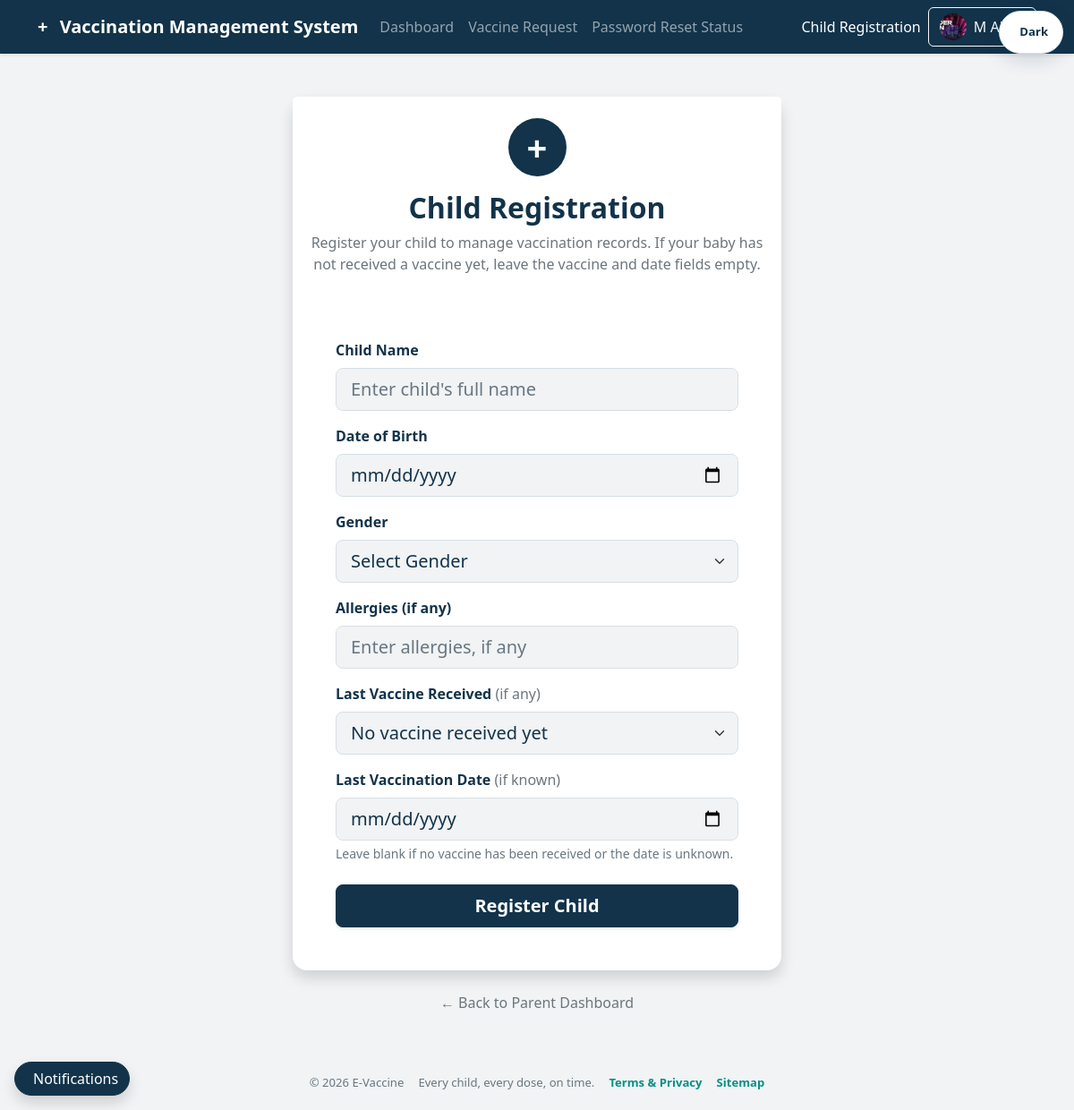
The page /parents/child.php (signed in) on the database its author committed.
### tables this page shows
CREATE TABLE `parents` (
  `id` int(11) NOT NULL,
  `name` varchar(100) NOT NULL,
  `Relation_with_child` varchar(50) NOT NULL,
  `Phone_no` varchar(15) NOT NULL,
  `email` varchar(100) NOT NULL,
  `CNIC` varchar(13) NOT NULL,
  `Hashed_password` varchar(255) NOT NULL,
  `City` varchar(50) NOT NULL,
  `address` text NOT NULL,
  `created_at` timestamp NOT NULL DEFAULT current_timestamp(),
  `profile_image` varchar(255) DEFAULT NULL
);

### config.php (called while the page is built, shortened)
<?php
function e($value) {
    return htmlspecialchars((string)$value, ENT_QUOTES, 'UTF-8');
}
?>

### includes/parent-auth.php (called while the page is built, shortened)
<?php
require_once __DIR__ . '/../config.php';
$parentId = (int)$_SESSION['user_id']['id'];
$parentResult = mysqli_query(
    $connect,
    "SELECT id, name, email, profile_image FROM parents WHERE id = $parentId LIMIT 1"
);
$parentProfile = mysqli_fetch_assoc($parentResult);
$parentName = (string)$parentProfile['name'];
$parentProfileImage = (string)($parentProfile['profile_image'] ?? '');

### parents/child.php (the view, shortened to what this page needs)
<?php
require_once __DIR__ . '/../includes/parent-auth.php';
$editChildId = (int)($_GET['id'] ?? 0);
$formChild = $_POST;
?>
<!DOCTYPE html>
<html lang="en">
<head>
    <link href="https://cdn.jsdelivr.net/npm/bootstrap@5.3.3/dist/css/bootstrap.min.css" rel="stylesheet">
    <link href="../includes/theme.css?v=5" rel="stylesheet">
</head>
<body class="bg-light min-vh-100">
    <?php $parentPageTitle = $editChildId > 0 ? 'Edit Child' : 'Child Registration'; include __DIR__ . '/../includes/parent-navbar.php'; ?>
    <div class="container py-5">
        <div class="row justify-content-center">
            <div class="col-12 col-md-9 col-lg-7 col-xl-6">
                <div class="card border-0 shadow rounded-4">
                    <div class="card-header bg-white border-0 text-center pt-4 pb-2">
                        <div class="d-inline-flex align-items-center justify-content-center bg-primary bg-opacity-10 text-primary rounded-circle mb-3"
                             style="width: 65px; height: 65px;">
                            <span class="fs-1 fw-bold text-white">+</span>
                        </div>
                        <h2 class="fw-bold text-primary mb-2"><?= $editChildId > 0 ? 'Edit Child Details' : 'Child Registration' ?></h2>
                        <p class="text-secondary mb-3"><?= $editChildId > 0 ? 'Update your child’s details and parent-entered vaccine history.' : 'Register your child to manage vaccination records. If your baby has not received a vaccine yet, leave the vaccine and date fields empty.' ?></p>
                    </div>
                    <div class="card-body p-4 p-md-5 pt-3">
                        <form method="POST" action="child.php<?= $editChildId > 0 ? '?id=' . $editChildId : '' ?>">
                            <div class="mb-3">
                                <label class="form-label fw-semibold">Child Name</label>
                                <input type="text" name="child_name" class="form-control form-control-lg"
                                       placeholder="Enter child's full name" maxlength="100" value="<?= e($formChild['child_name'] ?? '') ?>" required>
                            </div>
                            <div class="mb-3">
                                <label class="form-label fw-semibold">Date of Birth</label>
                                <input type="date" name="date_of_birth" class="form-control form-control-lg"
                                       max="<?= date('Y-m-d') ?>" value="<?= e($formChild['date_of_birth'] ?? '') ?>" required>
                            </div>
                            <div class="mb-3">
                                <label class="form-label fw-semibold">Gender</label>
                                <select name="gender" class="form-select form-select-lg" required>
                                    <option value="">Select Gender</option>
                                </select>
                            </div>
                            <div class="mb-3">
                                <label class="form-label fw-semibold">Allergies (if any)</label>
                                <input type="text" name="allergies" class="form-control form-control-lg"
                                       placeholder="Enter allergies, if any" maxlength="100" value="<?= e($formChild['allergies'] ?? '') ?>">
                            </div>
                            <div class="mb-3">
                                <label class="form-label fw-semibold">Last Vaccine Received <span class="text-secondary fw-normal">(if any)</span></label>
                                <select name="last_vaccine" class="form-select form-select-lg">
                                    <option value="">No vaccine received yet</option>
                                </select>
                            </div>
                            <div class="mb-4">
                                <label class="form-label fw-semibold">Last Vaccination Date <span class="text-secondary fw-normal">(if known)</span></label>
                                <input type="date" name="vaccination_date" class="form-control form-control-lg"
                                       min="<?= e($formChild['date_of_birth'] ?? '') ?>" max="<?= date('Y-m-d') ?>"
                                       value="<?= e($formChild['vaccination_date'] ?? '') ?>">
                                <div class="form-text">Leave blank if no vaccine has been received or the date is unknown.</div>
                            </div>
                            <button type="submit" name="submit" class="btn btn-primary btn-lg w-100 fw-semibold shadow-sm">
                                <?= $editChildId > 0 ? 'Save Child Details' : 'Register Child' ?>
                            </button>
                        </form>
                    </div>
                </div>
                <div class="text-center mt-4">
                    <a href="parent_dashboard.php" class="text-decoration-none text-secondary">&larr; Back to Parent Dashboard</a>
                </div>
            </div>
        </div>
    </div>
<?php include __DIR__ . '/../includes/portal-footer.php'; ?>
</body>
</html>

### includes/parent-navbar.php (shortened to what this page needs)
<?php
$parentPageTitle = $parentPageTitle ?? 'Parent Portal';
$parentAvatarUrl = $parentProfileImage !== '' ? '../' . $parentProfileImage : '';
?>
<nav class="navbar navbar-expand-lg navbar-dark bg-primary shadow-sm">
    <div class="container">
        <a class="navbar-brand fw-bold" href="parent_dashboard.php">
            <span class="me-2">+</span> Vaccination Management System
        </a>
        <div class="collapse navbar-collapse" id="parentNavbar">
            <div class="navbar-nav me-auto">
                <a class="nav-link" href="parent_dashboard.php">Dashboard</a>
                <a class="nav-link" href="vaccine_request.php">Vaccine Request</a>
                <a class="nav-link" href="reset-request-status.php">Password Reset Status</a>
            </div>
            <div class="d-flex align-items-center gap-2">
                <span class="navbar-text text-white"><?= e($parentPageTitle) ?></span>
                <div class="dropdown">
                    <button class="btn btn-outline-light dropdown-toggle d-inline-flex align-items-center gap-2"
                            type="button" data-bs-toggle="dropdown" aria-expanded="false">
                        <?php if ($parentAvatarUrl !== ''): ?>
                            <img src="<?= e($parentAvatarUrl) ?>" alt="" class="rounded-circle object-fit-cover" width="30" height="30">
                        <?php else: ?>
                            <img src="../images/default-avatar.svg" alt="" class="rounded-circle" width="30" height="30">
                        <?php endif; ?>
                        <span class="text-truncate" style="max-width: 150px"><?= e($parentName) ?></span>
                    </button>
                </div>
            </div>
        </div>
    </div>
</nav>

### includes/theme.css (style rules this page uses)
:root { --evax-navy: #12334a; --evax-teal: #078f87; --evax-wine: #7a2846; --evax-light-grey: #f1f3f5; --evax-white: #ffffff; --evax-muted: #687782; --evax-border: #d7dfe4; --bs-primary: var(--evax-navy); --bs-primary-rgb: 18, 51, 74; --bs-success: var(--evax-teal); --bs-success-rgb: 7, 143, 135; --bs-danger: var(--evax-wine); --bs-danger-rgb: 122, 40, 70; --bs-body-bg: var(--evax-light-grey); --bs-body-color: var(--evax-navy); --bs-secondary-color: var(--evax-muted); --bs-border-color: var(--evax-border); --bs-link-color: var(--evax-teal); --bs-link-hover-color: var(--evax-wine); }
* { scrollbar-color: var(--evax-muted) var(--evax-light-grey); }
body { background-color: var(--evax-light-grey) !important; color: var(--bs-body-color) !important; font-family: "Segoe UI", Arial, sans-serif !important; }
html { background-color: var(--evax-light-grey); }
.bg-light, .bg-body-tertiary { background-color: var(--evax-light-grey) !important; }
.bg-white, .card, .surface-card, form.bg-white, .report-sheet, .portal-card, .overview-box, .dashboard-card { color: var(--bs-body-color); background-color: var(--evax-white) !important; }
.navbar.bg-primary, .navbar-dark.bg-primary, .sidebar, .admin-sidebar, .bg-dark { background-color: #12334a !important; }
.navbar.bg-primary .navbar-brand, .navbar-dark.bg-primary .navbar-brand { color: #fff !important; }
.btn-primary { --bs-btn-bg: #12334a; --bs-btn-border-color: #12334a; --bs-btn-hover-bg: #0c2639; --bs-btn-hover-border-color: #0c2639; --bs-btn-active-bg: #0c2639; --bs-btn-active-border-color: #0c2639; --bs-btn-disabled-bg: #12334a; --bs-btn-disabled-border-color: #12334a; }
.text-primary { color: #12334a !important; }
.bg-primary { background-color: #12334a !important; }
.card, .surface-card, .report-sheet, .portal-card, .overview-box, .dashboard-card { border-color: var(--evax-border) !important; }

### rows shown on the page
parents: profile_image (picture), name "M Ali"

### other values the page prints
$parentPageTitle "Child Registration"
